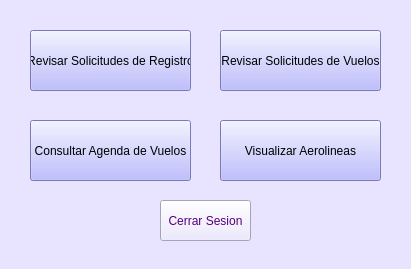
<?xml version="1.0" encoding="UTF-8"?>
<ui version="4.0">
 <class>Form</class>
 <widget class="QWidget" name="Form">
  <property name="geometry">
   <rect>
    <x>0</x>
    <y>0</y>
    <width>411</width>
    <height>269</height>
   </rect>
  </property>
  <property name="windowTitle">
   <string>AeroCamp</string>
  </property>
  <property name="styleSheet">
   <string notr="true">background-color: rgb(232, 228, 255);</string>
  </property>
  <widget class="QPushButton" name="bt_revisarSoliRegistros">
   <property name="geometry">
    <rect>
     <x>30</x>
     <y>30</y>
     <width>161</width>
     <height>61</height>
    </rect>
   </property>
   <property name="styleSheet">
    <string notr="true">background-color: rgb(170, 170, 255);</string>
   </property>
   <property name="text">
    <string>Revisar Solicitudes de Registro</string>
   </property>
  </widget>
  <widget class="QPushButton" name="bt_solicitudesVuelos">
   <property name="geometry">
    <rect>
     <x>220</x>
     <y>30</y>
     <width>161</width>
     <height>61</height>
    </rect>
   </property>
   <property name="styleSheet">
    <string notr="true">background-color: rgb(170, 170, 255);</string>
   </property>
   <property name="text">
    <string>Revisar Solicitudes de Vuelos</string>
   </property>
  </widget>
  <widget class="QPushButton" name="bt_agendaVuelosAeropuerto">
   <property name="geometry">
    <rect>
     <x>30</x>
     <y>120</y>
     <width>161</width>
     <height>61</height>
    </rect>
   </property>
   <property name="styleSheet">
    <string notr="true">background-color: rgb(170, 170, 255);</string>
   </property>
   <property name="text">
    <string>Consultar Agenda de Vuelos</string>
   </property>
  </widget>
  <widget class="QPushButton" name="bt_visualizarAerolineas">
   <property name="geometry">
    <rect>
     <x>220</x>
     <y>120</y>
     <width>161</width>
     <height>61</height>
    </rect>
   </property>
   <property name="styleSheet">
    <string notr="true">background-color: rgb(170, 170, 255);</string>
   </property>
   <property name="text">
    <string>Visualizar Aerolineas</string>
   </property>
  </widget>
  <widget class="QPushButton" name="bt_cerrarSesion">
   <property name="geometry">
    <rect>
     <x>160</x>
     <y>200</y>
     <width>91</width>
     <height>41</height>
    </rect>
   </property>
   <property name="styleSheet">
    <string notr="true">color: rgb(85, 0, 127);</string>
   </property>
   <property name="text">
    <string>Cerrar Sesion</string>
   </property>
  </widget>
 </widget>
 <resources/>
 <connections/>
</ui>
